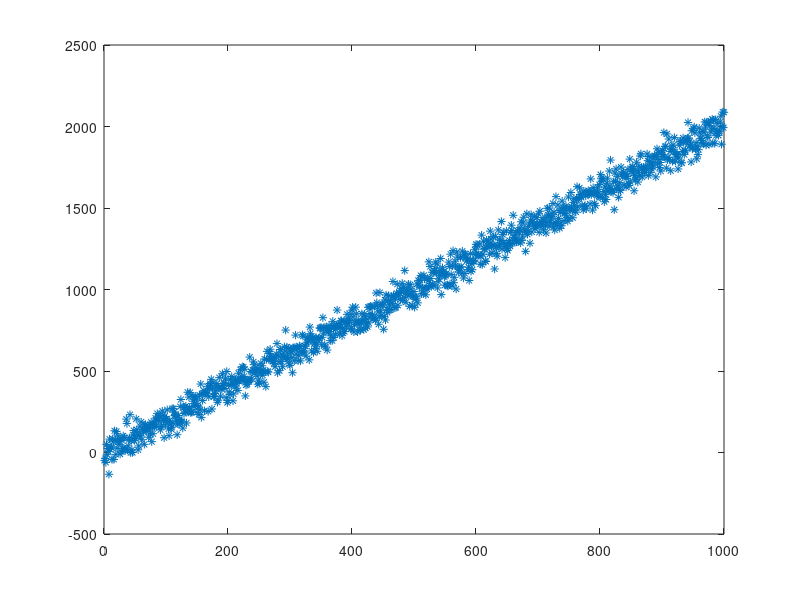

This chart was generated by the following MATLAB code: (Note: this script raises an error after producing the figure.)
% cd('/u/peptibase3-ext/libermg1/Code');

P=path;
rmpath(genpath('/data/SPM5/'));
addpath(genpath('/data/spm8/'));
addpath('/data/Gilad/Base/Code');
addpath('/data/Gilad/SVN/');
addpath('/data/Gilad/SVN/DataInfrastructure');
addpath(genpath('/data/Gilad/Matlab stuff'))
addpath('/data/home/gilad/Desktop/T2/Code');

rmpath(genpath('/data/SVN'));
addpath(genpath('/data/Gilad/SVN'));

addpath(genpath('/data/home/gilad/Desktop/Code/Smoothers'))
%%
N=1000;
m=2;
b=3;
Sigma=50;
Xs=1:N;
SimData=Xs*m+b+randn(1,N)*Sigma;
figure(9494);clf;plot(Xs,SimData,'*');
%% ksr
r=ksr(Xs,SimData,20,N);
plot(Xs,SimData,'co',r.x,r.f,'r--','linewidth',2)
legend('data','regression','location','northwest');
title('Gaussian kernel regression')
%% ksrlin
r=ksrlin(Xs,SimData,20,N);
plot(Xs,SimData,'co',r.x,r.f,'r--','linewidth',2)
legend('data','regression','location','northwest');
title('Gaussian kernel regression')
%% lowess
   datain = [Xs;SimData]';
   f = 0.15;
   wantplot = 1;
   xdata = Xs';
   [dataout lowerLimit upperLimit xy] = lowess(datain,f,0);
   % A second plot to illustrate what values would be used, and how it
   % compares to the original function used to generate the data
plot(Xs,SimData,'co',Xs,dataout(:,3),'r--','linewidth',2)
legend('data','regression','location','northwest');
title('lowess')
%% supsmu
  smo = supsmu(Xs,SimData);
plot(Xs,SimData,'co',Xs,smo,'r--','linewidth',2)
legend('data','regression','location','northwest');
title('supsmu')
